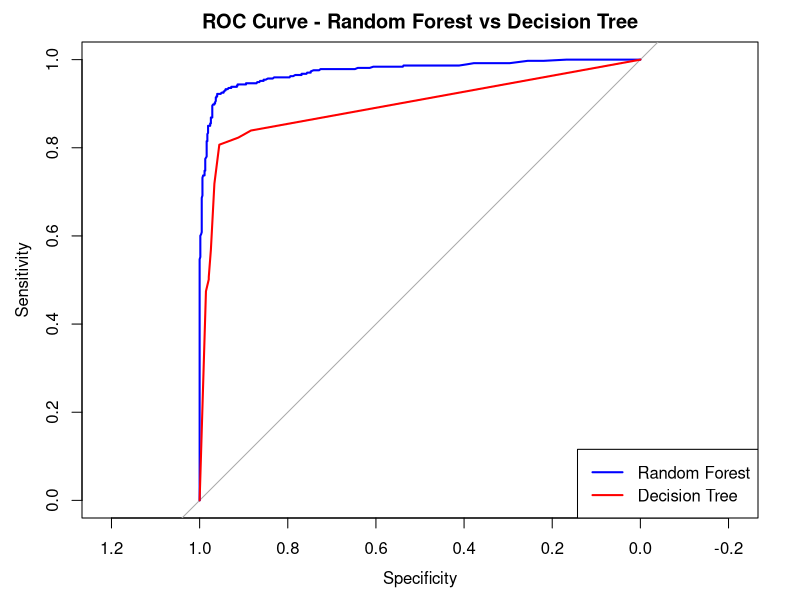

R code for this plot:
library(caret)
library(randomForest)
library(rpart)
library(pROC)

spam <- read.csv("spam.csv", stringsAsFactors = TRUE)
spam_train <- spam[1:3601, ]
spam_test  <- spam[3602:4601, ]

set.seed(123)
spam_rf <- randomForest(result ~ ., data = spam_train, ntree = 500)

spam_test_pred_prob <- predict(spam_rf, spam_test, type="prob")[,2]

roc_rf <- roc(spam_test$result, spam_test_pred_prob, levels=c("non-spam","spam"))
plot(roc_rf, col="blue", main="ROC Curve - Random Forest vs Decision Tree")
auc(roc_rf)

spam_dt <- rpart(result ~ ., data = spam_train, method = "class")
spam_dt_pred_prob <- predict(spam_dt, spam_test, type="prob")[,2]

roc_dt <- roc(spam_test$result, spam_dt_pred_prob, levels=c("non-spam","spam"))
lines(roc_dt, col="red")
legend("bottomright", legend=c("Random Forest","Decision Tree"), col=c("blue","red"), lwd=2)
